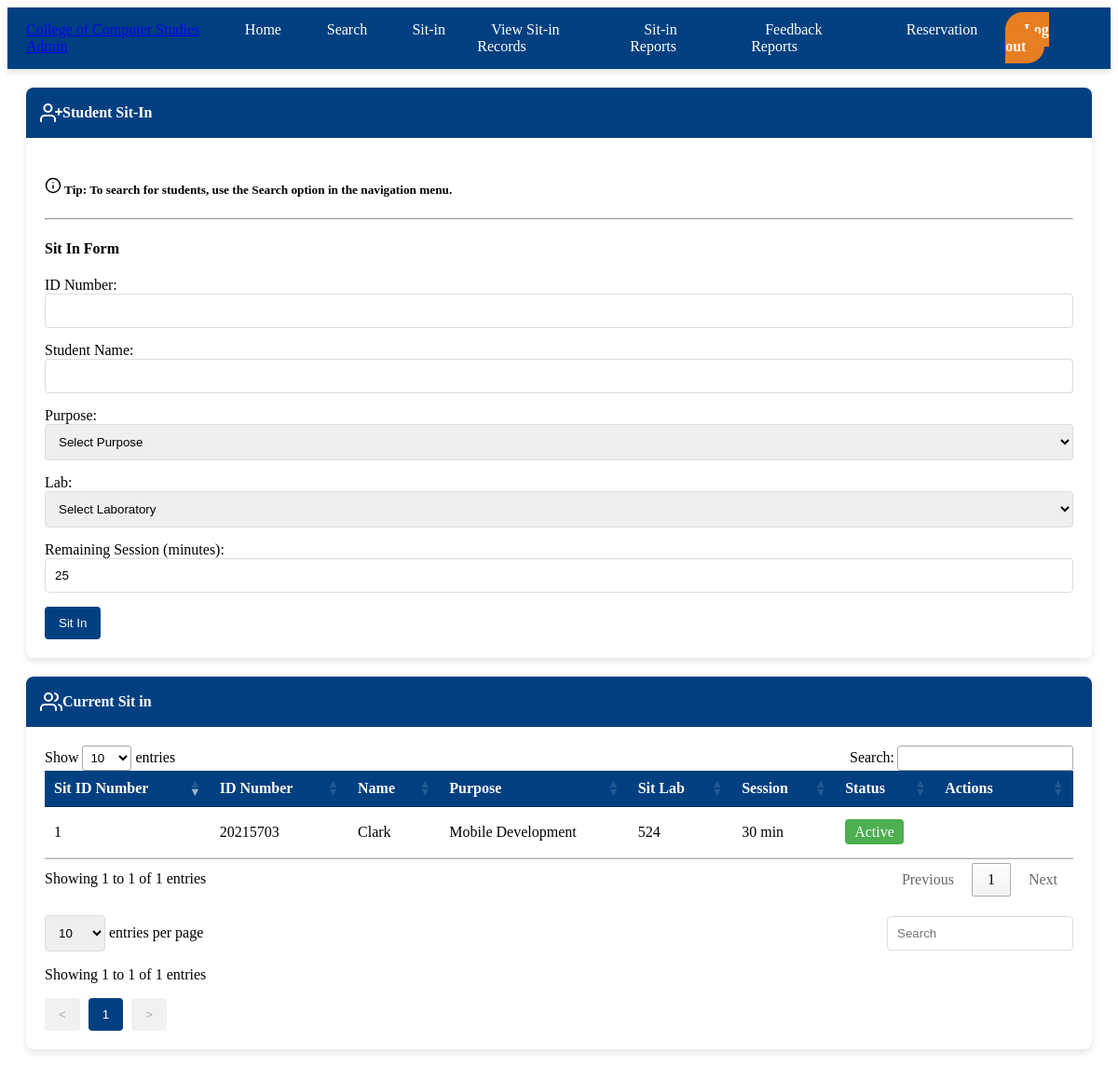
/sit-in (signed in), run on the app's committed database.
### tables this page shows
CREATE TABLE sit_ins (
        id INTEGER PRIMARY KEY AUTOINCREMENT,
        student_id INTEGER NOT NULL,
        purpose TEXT NOT NULL,
        lab_id INTEGER NOT NULL,
        login_time TIMESTAMP NOT NULL,
        logout_time TIMESTAMP,
        status TEXT DEFAULT 'active',
        session_remaining INTEGER,
        FOREIGN KEY (student_id) REFERENCES students (id),
        FOREIGN KEY (lab_id) REFERENCES laboratories (id)
    );

CREATE TABLE students (
        id INTEGER PRIMARY KEY,
        name TEXT NOT NULL,
        program TEXT NOT NULL,
        year_level INTEGER,
        date_registered TIMESTAMP DEFAULT CURRENT_TIMESTAMP
    );

### app.py (the view, shortened to what this page needs)
@app.route('/sit-in', methods=['GET', 'POST'])
@login_required
def sit_in():
    conn = get_db_connection()
    laboratories = conn.execute('SELECT * FROM laboratories').fetchall()
    current_sit_ins = conn.execute('''
        SELECT s.id, s.student_id, st.name, s.purpose, s.lab_id, l.name as lab_name,
               s.login_time, s.status, s.session_remaining
        FROM sit_ins s
        JOIN students st ON s.student_id = st.id
        JOIN laboratories l ON s.lab_id = l.id
        WHERE s.status = "active"
        ORDER BY s.login_time DESC
    ''').fetchall()
    conn.close()
    return render_template('sit_in.html', laboratories=laboratories, current_sit_ins=current_sit_ins)

### app.py (called while the page is built)
def get_db_connection():
    conn = sqlite3.connect('sitin_system.db')
    conn.row_factory = sqlite3.Row
    return conn

def login_required(f):
    @wraps(f)
    def decorated_function(*args, **kwargs):
        if 'user_id' not in session:
            flash('Please login first', 'error')
            return redirect(url_for('login'))
        return f(*args, **kwargs)
    return decorated_function

### templates/sit_in.html (shortened to what this page needs)
{% extends "base.html" %}
{% block content %}
<div class="row">
    <div class="col-md-5">
        <div class="card">
            <div class="card-header">
                <i data-feather="user-plus"></i> Student Sit-In
            </div>
            <div class="card-body">
                <h5><i data-feather="info" style="width: 18px; height: 18px;"></i> Tip: To search for students, use the Search option in the navigation menu.</h5>
                <hr>
                <form action="{{ url_for('sit_in') }}" method="post" id="sit-in-form">
                    <h4>Sit In Form</h4>
                    <div class="form-group">
                        <label for="student_id">ID Number:</label>
                        <input type="text" id="student_id" name="student_id" class="form-control" required>
                    </div>
                    <div class="form-group">
                        <label for="student_name">Student Name:</label>
                        <input type="text" id="student_name" name="student_name" class="form-control" required>
                    </div>
                    <div class="form-group">
                        <label for="purpose">Purpose:</label>
                        <select id="purpose" name="purpose" class="form-control" required>
                            <option value="">Select Purpose</option>
                        </select>
                    </div>
                    <div class="form-group">
                        <label for="lab">Lab:</label>
                        <select id="lab" name="lab" class="form-control" required>
                            <option value="">Select Laboratory</option>
                        </select>
                    </div>
                    <div class="form-group">
                        <label for="remaining_session">Remaining Session (minutes):</label>
                        <input type="number" id="remaining_session" name="remaining_session" class="form-control" value="25" min="1" max="180">
                    </div>
                    <button type="submit" class="btn btn-primary">Sit In</button>
                </form>
            </div>
        </div>
    </div>
    <div class="col-md-7">
        <div class="card">
            <div class="card-header">
                <i data-feather="users"></i> Current Sit in
            </div>
            <div class="card-body">
                <div class="table-responsive">
                    <table class="table table-striped" id="current-sitin-table">
                        <thead>
                            <tr>
                                <th>Sit ID Number</th>
                                <th>ID Number</th>
                                <th>Name</th>
                                <th>Purpose</th>
                                <th>Sit Lab</th>
                                <th>Session</th>
                                <th>Status</th>
                                <th>Actions</th>
                            </tr>
                        </thead>
                        <tbody>
                            {% if current_sit_ins %}
                                {% for sit_in in current_sit_ins %}
                                <tr>
                                    <td>{{ sit_in.id }}</td>
                                    <td>{{ sit_in.student_id }}</td>
                                    <td>{{ sit_in.name }}</td>
                                    <td>{{ sit_in.purpose }}</td>
                                    <td>{{ sit_in.lab_id }}</td>
                                    <td>{{ sit_in.session_remaining }} min</td>
                                    <td>
                                        {% if sit_in.status == 'active' %}
                                        <span class="badge" style="background-color: #4CAF50; color: white; padding: 5px 10px; border-radius: 4px;">Active</span>
                                        {% else %}
                                        <span class="badge" style="background-color: #9E9E9E; color: white; padding: 5px 10px; border-radius: 4px;">Inactive</span>
                                        {% endif %}
                                    </td>
                                    <td>
                                        {% if sit_in.status == 'active' %}
                                        <a href="{{ url_for('checkout', sit_in_id=sit_in.id) }}" class="btn btn-danger btn-sm checkout-btn" data-href="{{ url_for('checkout', sit_in_id=sit_in.id) }}">
                                            <i data-feather="log-out" style="width: 14px; height: 14px;"></i> Logout
                                        </a>
                                        {% endif %}
                                    </td>
                                </tr>
                                {% endfor %}
                            {% else %}
                                <tr>
                                    <td colspan="8" class="text-center">No data available</td>
                                </tr>
                            {% endif %}
                        </tbody>
                    </table>
                </div>
                <div style="margin-top: 20px; display: flex; justify-content: space-between; align-items: center;">
                    <div>
                        <select id="entries-per-page" class="form-control" style="width: auto; display: inline-block;">
                            <option value="10">10</option>
                        </select>
                        <span>entries per page</span>
                    </div>
                    <div>
                        <input type="text" id="table-search" class="form-control" placeholder="Search" style="width: 200px;">
                    </div>
                </div>
                <div style="margin-top: 10px;">
                    <p>Showing 1 to
                        {% if current_sit_ins %}
                            {{ current_sit_ins|length }}
                        {% else %}
                            0
                        {% endif %}
                        of
                        {% if current_sit_ins %}
                            {{ current_sit_ins|length }}
                        {% else %}
                            0
                        {% endif %}
                        entries
                    </p>
                    <div class="pagination">
                        <button disabled class="btn btn-sm" style="margin-right: 5px; background-color: #f1f1f1;">&lt;</button>
                        <button class="btn btn-sm" style="margin-right: 5px; background-color: #004080; color: white;">1</button>
                        <button disabled class="btn btn-sm" style="background-color: #f1f1f1;">&gt;</button>
                    </div>
                </div>
            </div>
        </div>
    </div>
</div>
{% endblock %}

### static/css/style.css (style rules this page uses)
:root { --primary-color: #004080; --secondary-color: #005bb5; --light-color: #f4f7fa; --dark-color: #333; --logout-color: #e67e22; --logout-hover-color: #d35400; }
.card { background-color: white; border-radius: 8px; box-shadow: 0 4px 8px rgba(0, 0, 0, 0.1); margin: 20px; overflow: hidden; transition: transform 0.3s ease-in-out, box-shadow 0.3s ease-in-out; animation: fadeInUp 0.6s ease-in-out; }
.card-header { background-color: var(--primary-color); color: white; padding: 15px; font-weight: bold; display: flex; align-items: center; }
.card-body { padding: 20px; }
.form-group { margin-bottom: 15px; }
.form-control { width: 100%; padding: 10px; border: 1px solid #ddd; border-radius: 4px; box-sizing: border-box; }
.btn { display: inline-block; padding: 10px 15px; border: none; border-radius: 4px; cursor: pointer; text-align: center; text-decoration: none; transition: background-color 0.3s; }
.btn-primary { background-color: var(--primary-color); color: white; }
.btn-danger { background-color: var(--danger-color); color: white; }
.table-responsive { overflow-x: auto; }
.table { width: 100%; border-collapse: collapse; }
.table th, .table td { padding: 12px 15px; text-align: left; border-bottom: 1px solid #ddd; }
.table th { background-color: var(--primary-color); color: white; }

### data on the page
sit_ins: id "1", student_id "20215703", name "Clark", purpose "Mobile Development", lab_id "524", session_remaining "30", status "Active"

### other printed values
{{ current_sit_ins|length }} "1"
